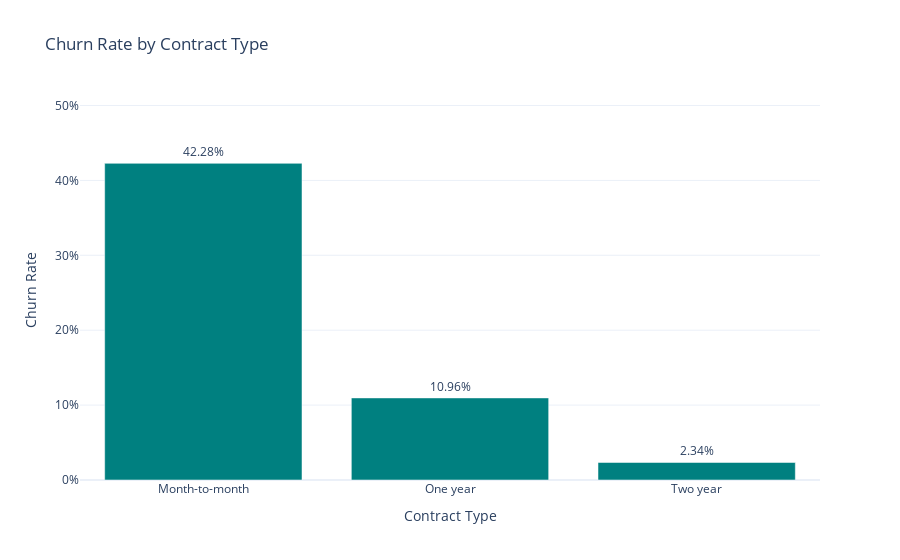

The cell this chart's notebook holds for it:
### Markdown cell above
#### Plotly Graph

### Code cell
plotly_from_dict(team.response.get("viz_graph"))

### Figure 1 — Plotly figure (JSON) as saved in the notebook; plotly's stock layout.template omitted (floating-point values rounded to 4 significant figures)
{"data": [{"marker": {"color": "teal"}, "text": ["42.28%", "10.96%", "2.34%"], "textposition": "outside", "type": "bar", "x": ["Month-to-month", "One year", "Two year"], "y": [0.4228, 0.1096, 0.02339]}], "layout": {"title": {"text": "Churn Rate by Contract Type"}, "uniformtext": {"minsize": 8, "mode": "hide"}, "xaxis": {"title": {"text": "Contract Type"}}, "yaxis": {"range": [0, 0.5074], "tickformat": ".0%", "title": {"text": "Churn Rate"}}}}
